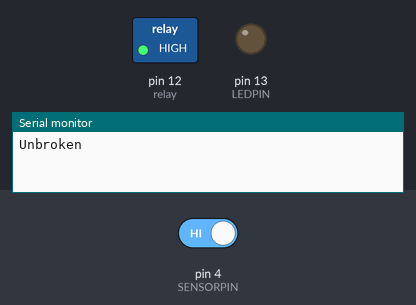
Recording of a sketch running on a simulated Arduino Uno, built with avr-gcc and run on an emulated ATmega328P. On the bench: switched loads named in the sketch (green lamp = pin HIGH), output pins drawn as LEDs (lit = HIGH), the last lines printed to the serial monitor. The test bench sets the inputs (shaded band); at power-on: pin 4 (SENSORPIN) HIGH.

Above: at 1.2 s.
1.3 s: pin 4 (SENSORPIN) driven LOW
At 2.5 s:
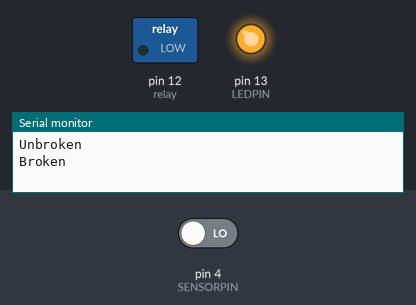
2.8 s: pin 4 (SENSORPIN) driven HIGH
At 3.8 s:
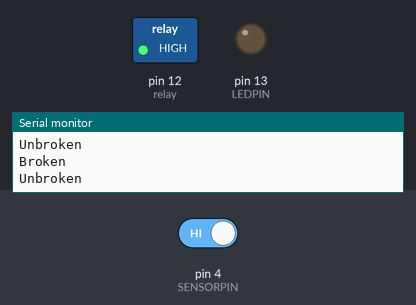
Timing chart, 0 to 5.8 s (numbered marks = the images above; inputs shaded):
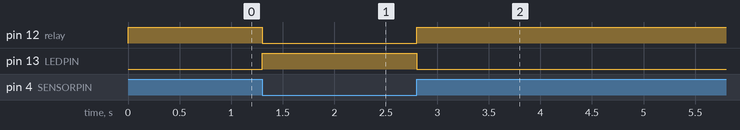

Measured:
- after the input at 1.3 s, pin 12 (relay): HIGH → LOW at once; pin 13 (LEDPIN): LOW → HIGH at once
- after the input at 2.8 s, pin 12 (relay): LOW → HIGH at once; pin 13 (LEDPIN): HIGH → LOW at once

The sketch:

IR_Sensor_Failsafe.ino
```cpp
/*
  Ir Beam Relay Control
*/

#define LEDPIN 13
  // Pin 13: Arduino has an LED connected on pin 13

#define SENSORPIN 4 //sensor attached to pin
#define relay 12 //Relay attached to pin 12


// variables will change:
int sensorState = 0, lastState=0;         // variable for reading the pushbutton status


void setup() {
  // initialize the LED pin as an output:
  pinMode(LEDPIN, OUTPUT);
  // initialize the sensor pin as an input:
  pinMode(SENSORPIN, INPUT);
  digitalWrite(SENSORPIN, HIGH); // turn on the pullup

  Serial.begin(9600);
  pinMode(relay, OUTPUT);      // Initialize the Atmel GPIO pin as an output
}

void loop(){
  // read the state of the pushbutton value:
  sensorState = digitalRead(SENSORPIN);

  // check if the sensor beam is broken
  // if it is, the sensorState is LOW:
  if (sensorState == LOW) {
    // turn LED on:
    digitalWrite(LEDPIN, HIGH);
    digitalWrite(relay, LOW);    // Turn the relay off by making the voltage LOW = 0
  }
  else {
    // turn LED off:
    digitalWrite(LEDPIN, LOW);
    digitalWrite(relay, HIGH);   // Turn the relay on (HIGH is the voltage level = 1)
  }

  if (sensorState && !lastState) {
    Serial.println("Unbroken");
  }
  if (!sensorState && lastState) {
    Serial.println("Broken");
  }
  lastState = sensorState;
}
```
